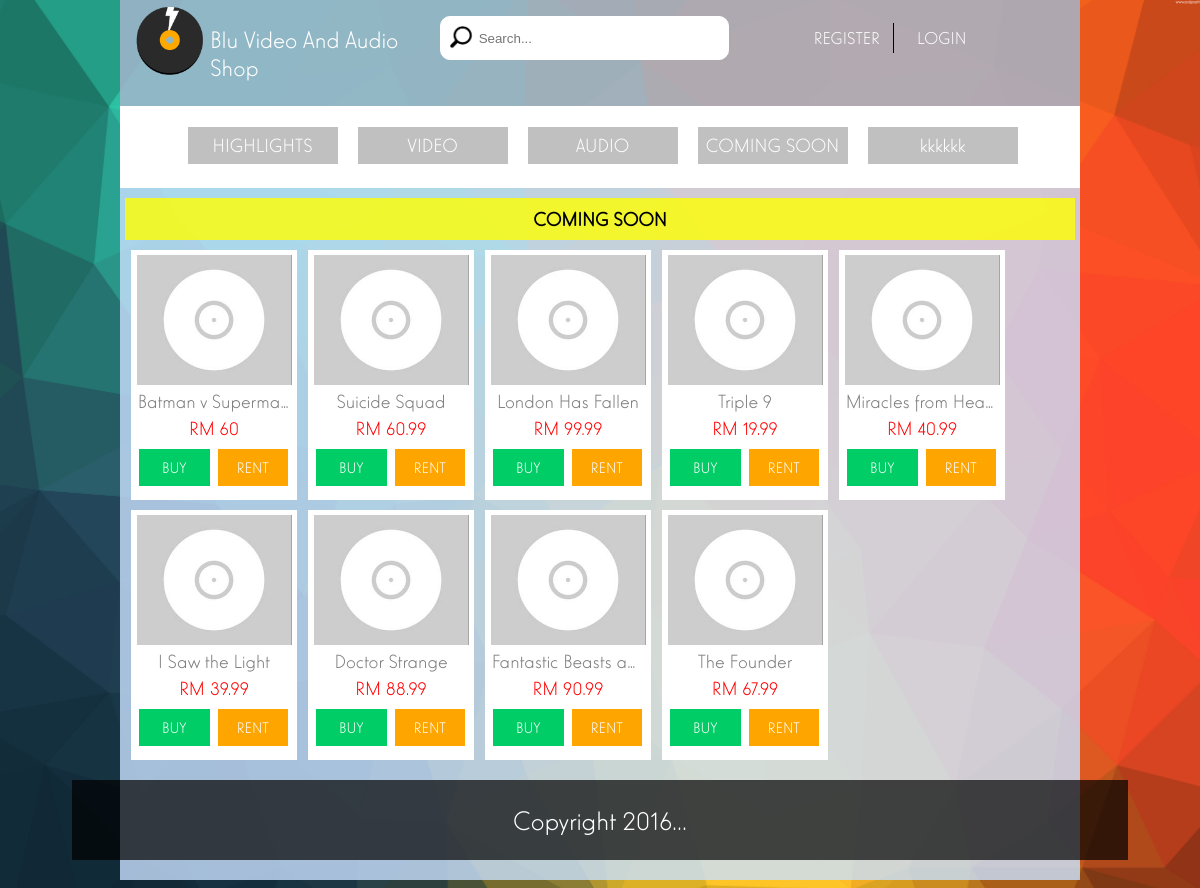
Screenshot of /visitor/navigation_link.php?cat=4 with the database file from the repository.
### tables this page shows
CREATE TABLE IF NOT EXISTS `product` (
  `Product_ID` int(15) NOT NULL AUTO_INCREMENT,
  `Product_Name` varchar(255) NOT NULL,
  `Product_Description` varchar(255) NOT NULL,
  `Product_Pic` varchar(255) NOT NULL DEFAULT '../images/default_album.jpg',
  `Product_Type` int(15) NOT NULL,
  `Product_Category` varchar(255) NOT NULL,
  `Product_Price` double NOT NULL,
  `Product_Rent_Price` double NOT NULL DEFAULT '10',
  `Product_Stock` int(11) NOT NULL,
  `Product_Date` date NOT NULL,
  `Product_Status` varchar(15) NOT NULL,
  PRIMARY KEY (`Product_ID`)
);

### utility/comingsoon.php (the view, shortened to what this page needs)
<?php
	if(isset($_SESSION['user_id']) && $_SESSION['user_id']) {
		$user_id = $_SESSION['user_id'];
		$login_product="product_page_login.php";
	} else {
		$login_product="product_page.php";
	}
?>
<div id="" class="new_pro_color7 pro_title1">COMING SOON
</div>
<?php
	$product_sql = "select * from product where product_status = 3";
	$product_result = mysql_query($product_sql);
	$product_check = mysql_num_rows($product_result);
	if($product_check!=0){
		$product_row = mysql_fetch_array($product_result);
		do{
			$product_id = $product_row['Product_ID'];
			$product_name = $product_row['Product_Name'];
			$product_image = $product_row['Product_Pic'];
			$product_price = $product_row['Product_Price'];
			echo "
				<div id='' class='pro_div1'>
					<div id='' class='prod_pic'>
						<a href='../utility/".$login_product."?product_id=".$product_id."' target='_blank' id='' class=''><img src='".$product_image."' id='' class='prod_pic_img'/></a>
					</div>
					<a href='../utility/".$login_product."?product_id=".$product_id."' target='_blank' id='' class='prod_name'>
					".$product_name."
					</a>
					<a href='../utility/".$login_product."?product_id=".$product_id."' target='_blank' id='' class='prod_price'>
					RM ".$product_price."
					</a>
					<a href='../utility/".$login_product."?product_id=".$product_id."' name='buy_product' onclick='buy_assignLink()' class='prod_btn prod_buy'>BUY</a>
					<a href='../utility/".$login_product."?product_id=".$product_id."' name='rent_product' onclick='rent_assignLink()' class='prod_btn prod_rent'>RENT</a>
				</div>
				";
		}while($product_row = mysql_fetch_array($product_result));
	}
	else {
		include("../utility/prod_not_found.php");
	}
?>

### css/main.css (style rules this page uses)
body { background-image: url("../images/colorful-triangles-background.jpg"); background-repeat:no-repeat; -webkit-background-size: cover; -moz-background-size: cover; -o-background-size: cover; background-size: cover; margin:0 auto; font-family:elegant_luxmager; }
.pro_div1 { background-color:white; width:166px; height:250px; float:left; margin:10px 0 0 11px; }
.new_pro_color7 { background-color:rgba(255, 255, 0, 0.8); color:black; }
.pro_title1 { width:99%; text-align:center; font-size:20px; font-weight:800; padding:10px 0; margin: 10px auto 0; }
.prod_pic { width:155px; height:130px; background-color:grey; margin:5px auto; position: relative; overflow: hidden; }
.prod_pic img { position: absolute; left: 50%; top: 50%; height: 100%; width: auto; -webkit-transform: translate(-50%,-50%); -ms-transform: translate(-50%,-50%); transform: translate(-50%,-50%); }
.prod_pic img.prod_pic_img { width: 100%; height: auto; }
.prod_name { text-decoration:none; font-size:20px; display:block; width:92%; margin-bottom:10px; margin: 5px auto; overflow: hidden; text-overflow: ellipsis; white-space: nowrap; color:grey; }
.prod_price { text-decoration:none; font-size:20px; display:block; width:100%; margin-bottom:10px; color:red; }
.prod_btn { float:left; width:42.5%; padding:10px 0; text-decoration:none; color:white; }
.prod_rent { background-color: orange; }
.prod_buy { background-color: #00CD66; margin:0 8px; }

### rows the page displays
product: Product_Pic (placeholder picture), Product_Name "Batman v Superma…", Product_Price "60"
product: Product_Pic (placeholder picture), Product_Name "Suicide Squad", Product_Price "60.99"
product: Product_Pic (placeholder picture), Product_Name "London Has Fallen", Product_Price "99.99"
product: Product_Pic (placeholder picture), Product_Name "Triple 9", Product_Price "19.99"
product: Product_Pic (placeholder picture), Product_Name "Miracles from Hea…", Product_Price "40.99"
product: Product_Pic (placeholder picture), Product_Name "I Saw the Light", Product_Price "39.99"
product: Product_Pic (placeholder picture), Product_Name "Doctor Strange", Product_Price "88.99"
product: Product_Pic (placeholder picture), Product_Name "Fantastic Beasts a…", Product_Price "90.99"
product: Product_Pic (placeholder picture), Product_Name "The Founder", Product_Price "67.99"
